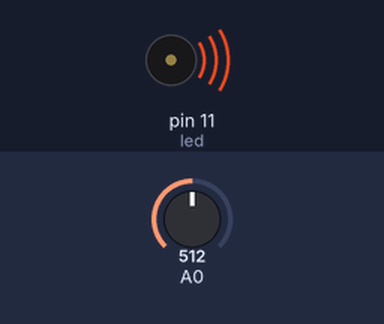
A sketch run on a simulated Arduino Uno, built with avr-gcc and run on an emulated ATmega328P. On the bench: buzzer (waves = sounding). The test bench sets the inputs (shaded band); at power-on: A0 = 512. What the sketch prints to the serial monitor is not drawn.

Above: at 0.1 s.
Timing chart, 0 to 1.6 s (numbered marks = the images above):
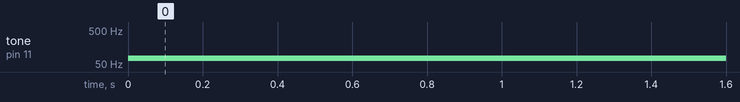

Measured:
- by itself, tone on pin 11 (led): silent → 75 Hz at 0.00 s

The sketch:

pot-noise-example.ino
```cpp
#define led 11

void setup() {
  // put your setup code here, to run once:
  Serial.begin(9600);
  pinMode(led, OUTPUT);

}

void loop() {
  // put your main code here, to run repeatedly:
  int potRead = analogRead(A0);
  //potRead = potRead/4;
  Serial.println(potRead);
  //analogWrite(led,potRead);

  int mapping = map(potRead, 0, 1023, 50, 100);
  tone(led, mapping, 10);

}
```
